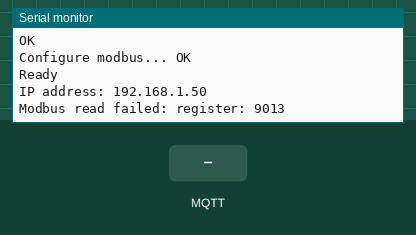
Recording of a sketch running on a simulated ESP32. Parts: the last lines printed to the serial monitor. The test bench sets the inputs (shaded band). WiFi joins after 1.5 s; servers stay silent unless stated; random numbers use the default seed unless the sketch sets one; no MQTT or app messages arrive unless stated. At 9.5 s the program restarts the board; the recording ends there.

Above: at 4.7 s.
4.8 s: MQTT message "R" arrives on the first subscribed topic
At 4.96 s:
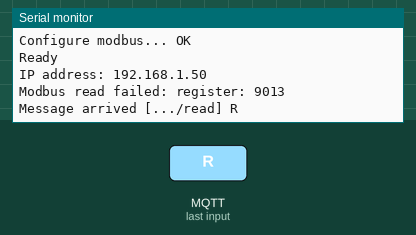
6.5 s: MQTT message "D" arrives on the first subscribed topic
At 7.3 s:
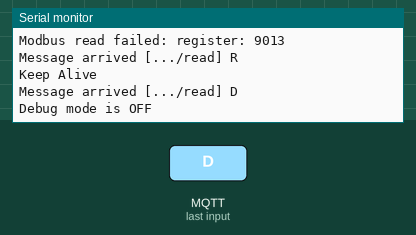
8.0 s: MQTT message "W" arrives on the first subscribed topic
At 8.4 s:
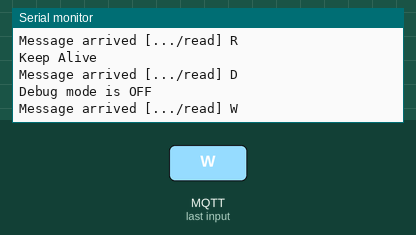

The sketch:

epever-mppt-mqtt.ino
```cpp
#include <WiFi.h>
#include <WiFiClientSecure.h>

#include <ArduinoOTA.h>
#include <ElegantOTA.h>
#include <WebServer.h>

#include "ModbusMaster.h"
#include "PubSubClient.h"

const char* ver = "0.0.2";

const char* host = "SolarOTA";

const char* ssid     = "...";
const char* password = "...";
#define MQTT_ROOT_TOPIC  "..."


bool DEBUG = true;

#define RxD1 23 // MOSI
#define TxD1 22 // SCL
#define RTS  -1

#define MQTT_SERVER      "..."
#define MQTT_PORT        8883
#define MQTT_CLIENTID    "..."
#define MQTT_USERNAME    "..."
#define MQTT_KEY         "..."


#define MQTT_KEEPALIVE 60000
#define KEEPALIVE 5000

WiFiClientSecure mqttclient;
PubSubClient mqtt(mqttclient);

ModbusMaster node;
WebServer server(80);

uint8_t j, result;

void MQTT_connect() {
  // Loop until we're reconnected
  int retry = 0;
  while (!mqtt.connected()) {
    retry++;
    Serial.print(F("Attempting MQTT connection..."));

    // Create a random client ID
    String clientId = MQTT_CLIENTID;
    clientId += String(random(0xffff), HEX);
    // Attempt to connect
    if (mqtt.connect(clientId.c_str(), MQTT_USERNAME, MQTT_KEY)) {
      Serial.println(F("connected"));
      // Once connected, publish an announcement...
      mqtt.publish(MQTT_ROOT_TOPIC, MQTT_CLIENTID);
      mqtt.subscribe(String(MQTT_ROOT_TOPIC + String(F("/read"))).c_str());
    } else {
      Serial.print(F("failed, rc="));
      Serial.print(mqtt.state());
      if (retry > 3) {
        Serial.println("Failed connect to MQTT, continue");
        return;
      }

      Serial.println(F(" try again in 5 seconds"));
      delay(5000);
    }
  }
}

void WEB_Setup() {
  server.on("/", []() {
    server.send(200, "text/plain", "Hi! I am ESP32 Solar OTA.");
  });

  ElegantOTA.begin(&server);    // Start ElegantOTA
  server.begin();
}

void OTA_Setup() {
  ArduinoOTA.setHostname(String(F("LAN OTA")).c_str());

  ArduinoOTA
  .onStart([]() {
    String type;
    if (ArduinoOTA.getCommand() == U_FLASH)
      type = "sketch";
    else // U_SPIFFS
      type = "filesystem";

    // NOTE: if updating SPIFFS this would be the place to unmount SPIFFS using SPIFFS.end()
    Serial.println("Start updating " + type);
  })
  .onEnd([]() {
    Serial.println(F("\nEnd"));
    Serial.println(F("Disconnect from wifi"));
    WiFi.disconnect();
  })
  .onProgress([](unsigned int progress, unsigned int total) {
    Serial.printf("Progress: %u%%\r", (progress / (total / 100)));
  })
  .onError([](ota_error_t error) {
    Serial.printf("Error[%u]: ", error);
    if (error == OTA_AUTH_ERROR) Serial.println(F("Auth Failed"));
    else if (error == OTA_BEGIN_ERROR) Serial.println(F("Begin Failed"));
    else if (error == OTA_CONNECT_ERROR) Serial.println(F("Connect Failed"));
    else if (error == OTA_RECEIVE_ERROR) Serial.println(F("Receive Failed"));
    else if (error == OTA_END_ERROR) Serial.println(F("End Failed"));
  });

  ArduinoOTA.begin();
}


void handlePCSerial() {
  if (Serial.available()) {
    char r = Serial.read();

    if (r == 'B') {
      ESP.restart();
      return;
    }
  }
}


long previousKeepAliveMillis = 0;
void handleKeepAlive() {
  if (millis() - previousKeepAliveMillis >= KEEPALIVE) {
    previousKeepAliveMillis = millis();

    Serial.println("Keep Alive");
  }
}


void mqtt_print_debug(char* message) {
  if (!mqtt.connected()) {
    return;
  }

  mqtt.publish(String(MQTT_ROOT_TOPIC + String("/debug")).c_str(), message);
}

void mqtt_callback(char* topic, byte* payload, unsigned int length) {
  Serial.print(F("Message arrived ["));
  Serial.print(topic);
  Serial.print(F("] "));
  for (int i = 0; i < length; i++) {
    Serial.print((char)payload[i]);
  }
  Serial.println();

  if (length > 0 && payload[0] == 'R') {
    return;
  }

  if (length > 0 && payload[0] == 'D') {
    DEBUG = !DEBUG;
    Serial.print("Debug mode is ");
    if (DEBUG) {
      Serial.println("ON");
    }
    else {
      Serial.println("OFF");
    }

    return;
  }

  if (length > 0 && payload[0] == 'B') {
    Serial.println(F("Rebooting"));
    mqtt.publish(String(MQTT_ROOT_TOPIC).c_str(), "REBOOT");
    ESP.restart();
    return;
  }

  if (length > 0 && payload[0] == 'W') {
    mqtt.publish(String(MQTT_ROOT_TOPIC).c_str(), "Write date, disabled");
    return;

    node.setTransmitBuffer(0, 0x0800); // 08 min 00 sec
    node.setTransmitBuffer(1, 0x0E01); // 0E (14) day, 01 hour
    node.setTransmitBuffer(2, 0x1607); // 16 (22) year, 07 month

    result = node.writeMultipleRegisters(0x9013, 3);
    if (result != node.ku8MBSuccess)
    {
      if (mqtt.connected()) {
        mqtt.publish(String(MQTT_ROOT_TOPIC + String("/fail/0x9013")).c_str(), "Failed");
      }
    }
    else {
      if (mqtt.connected()) {
        mqtt.publish(String(MQTT_ROOT_TOPIC + String("/0x9013")).c_str(), "Success");
      }
    }
  }
}


void readModbus(uint16_t reg, uint8_t len, bool sendMqtt) {
  readModbus(reg, len, sendMqtt, 4);
}

void readModbus(uint16_t reg, uint8_t len, bool sendMqtt, uint8_t registerType) {
  uint16_t buff[len];

  switch (registerType) {
    case 3:
      result = node.readHoldingRegisters(reg, len);
      break;
    case 4:
      result = node.readInputRegisters(reg, len);
      break;
    default:
      Serial.println("Unknown register type");
      return;
  }

  // do something with data if read is successful
  if (result != node.ku8MBSuccess)
  {
    Serial.print("Modbus read failed: register: ");
    Serial.println(reg, HEX);

    if (sendMqtt && mqtt.connected()) {
      mqtt.publish(String(MQTT_ROOT_TOPIC + String("/fail/0x") + String(reg, HEX)).c_str(), "Failed");
    }

    return;
  }

  if (DEBUG)
  {
    Serial.print("Register 0x");
    Serial.print(reg, HEX);
    Serial.print(": ");
  }

  for (j = 0; j < len; j++)
  {
    buff[j] = node.getResponseBuffer(j);

    if (DEBUG) {
      Serial.print(buff[j], HEX);
    }
  }

  if (DEBUG) {
    Serial.println();
  }

  Serial.print("Size buffer: ");
  Serial.println(sizeof(buff));

  if (sendMqtt && mqtt.connected()) {
    mqtt.publish(String(MQTT_ROOT_TOPIC + String("/0x") + String(reg, HEX)).c_str(), (uint8_t*)buff, sizeof(buff));
  }
}

long previousMQTTKeepAliveMillis = 0;
long mqtt_keepalive_counter = 0;
void handleMQTTKeepAlive() {
  if (millis() - previousMQTTKeepAliveMillis >= MQTT_KEEPALIVE) {
    previousMQTTKeepAliveMillis = millis();

    mqtt_keepalive_counter++;

    if (!mqtt.connected()) {
      MQTT_connect();
    }

    if (!mqtt.connected()) {
      return;
    }

    readModbus(0x3100, 18, true);
    delay(5);

    readModbus(0x3304, 16, true);
    delay(5);

    readModbus(0x311A, 1, true);
    delay(5);

    readModbus(0x3200, 3, true);
    delay(5);

    mqtt.publish(String(MQTT_ROOT_TOPIC + String("/keepalive")).c_str(), String(mqtt_keepalive_counter).c_str());
    Serial.println("MQTT Keep Alive");
  }
}

void preTransmission()
{
  digitalWrite(RTS, 1);
  delay(1);
}

void postTransmission()
{
  digitalWrite(RTS, 0);
}

void setup() {
  Serial.begin(115200);
  Serial.println(F("Epever Solar Booting..."));
  Serial.print(F("Version: "));
  Serial.println(ver);

  Serial.print("Connecting to ");
  Serial.println(ssid);

  WiFi.begin(ssid, password);

  int retry = 0;
  while (WiFi.status() != WL_CONNECTED) {
    delay(500);
    Serial.print(".");
    if (retry > 30) {
      ESP.restart();
    }
    retry++;
  }

  Serial.println(F("Connected"));

  Serial.print(F("Configure OTA... "));
  OTA_Setup();
  Serial.println(F("OK"));

  Serial.print(F("Configure WEB... "));
  WEB_Setup();
  Serial.println(F("OK"));

  Serial.print(F("Configure MQTT... "));
  mqttclient.setInsecure();
  mqtt.setServer(MQTT_SERVER, MQTT_PORT);
  mqtt.setCallback(mqtt_callback);
  MQTT_connect();
  Serial.println(F("OK"));

  Serial.print(F("Configure modbus... "));

  Serial2.begin(115200, SERIAL_8N1, RxD1, TxD1);


  node.begin(1, Serial2);

  if (RTS > 0) {
    pinMode(RTS, OUTPUT);
    digitalWrite(RTS, 0);
    node.preTransmission(preTransmission);
    node.postTransmission(postTransmission);
  }

  Serial.println(F("OK"));

  Serial.println(F("Ready"));
  Serial.print(F("IP address: "));
  Serial.println(WiFi.localIP());

  readModbus(0x9013, 3, true, 3);

  mqtt_print_debug("Boot done, running main loop");

}

void loop() {
  handleKeepAlive();
  ArduinoOTA.handle();
  server.handleClient();
  handlePCSerial();
  mqtt.loop();
  handleMQTTKeepAlive();
}
```

Measured:
- after the input at 4.8 s, the serial monitor: prints a new line at once (image 1)
- after the input at 6.5 s, the serial monitor: prints a new line at once (image 2)
- after the input at 8.0 s, the serial monitor: prints a new line at once (image 3)
